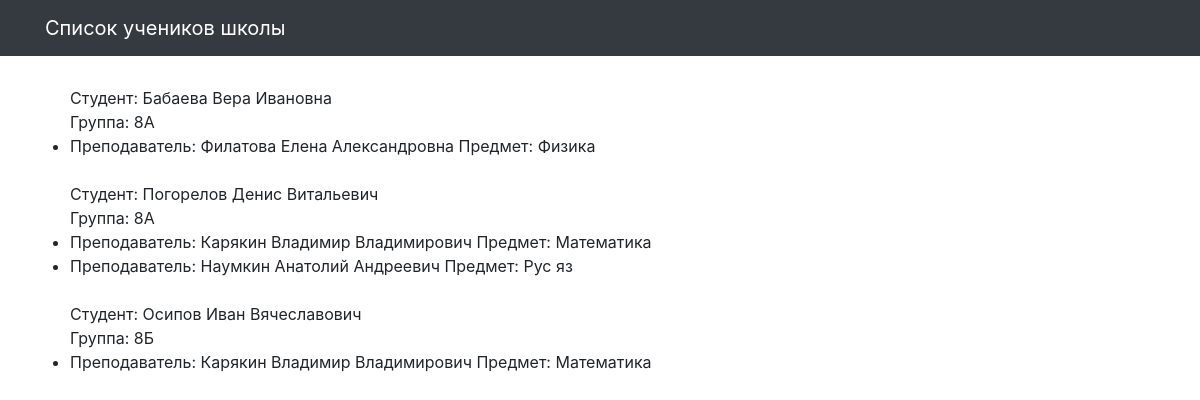
The page / on the database its author committed.
### school/models.py (models this page shows, shortened)
class Student(models.Model):
    name = models.CharField(max_length=30, verbose_name='Имя')
    teacher = models.ManyToManyField(Teacher, related_name='students')
    group = models.CharField(max_length=10, verbose_name='Класс')
    class Meta:
        verbose_name = 'Ученик'
        verbose_name_plural = 'Ученики'

class Teacher(models.Model):
    name = models.CharField(max_length=30, verbose_name='Имя')
    subject = models.CharField(max_length=10, verbose_name='Предмет')
    class Meta:
        verbose_name = 'Учитель'
        verbose_name_plural = 'Учителя'

### school/views.py (the view)
# urls.py: path('', students_list, name='students'),
def students_list(request):
    template = 'school/students_list.html'
    students = Student.objects.all().prefetch_related('teacher')
    context = {'object_list':students}
    ordering = 'group'
    return render(request, template, context)

### templates/school/students_list.html (shortened to what this page needs)
{% extends "school/base.html" %}
{% load static %}
{% block content %}
<div class="row">
  <ul>
   {% for obj_student in object_list %}
    Студент: {{ obj_student.name }} <br>
    Группа: {{ obj_student.group }}
      {% for teacher in obj_student.teacher.all %}
      <li> Преподаватель: {{ teacher.name }} Предмет: {{ teacher.subject }}</li>
      {% endfor %}
      <br>
  {% endfor %}
  </ul>
</div>
{% endblock %}

### templates/school/base.html (shortened to what this page needs)
<!DOCTYPE html>
{% load static %}
<html>
  <head>
    <link href="{% static  "css/bootstrap.min.css"  %}" rel="stylesheet">
    <link href="{% static  "css/3-col-portfolio.css" %}" rel="stylesheet">
  </head>
  <body>
    <nav class="navbar navbar-expand-lg navbar-dark bg-dark fixed-top">
      <div class="container">
        <a class="navbar-brand" href="#">Список учеников школы</a>
      </div>
    </nav>
    <div class="container">{% block content %}{% endblock %}</div>
  </body>
</html>

### static/css/3-col-portfolio.css (style rules this page uses)
body { padding-top: 84px; padding-bottom: 84px; }
@media (min-width: 992px) { body { padding-top: 86px; padding-bottom: 86px; } }

### rows shown on the page
Student: name "Бабаева Вера Ивановна", group "8А"
Teacher: name "Филатова Елена Александровна", subject "Физика"
Student: name "Погорелов Денис Витальевич", group "8А"
Teacher: name "Карякин Владимир Владимирович", subject "Математика"
Teacher: name "Наумкин Анатолий Андреевич", subject "Рус яз"
Student: name "Осипов Иван Вячеславович", group "8Б"
